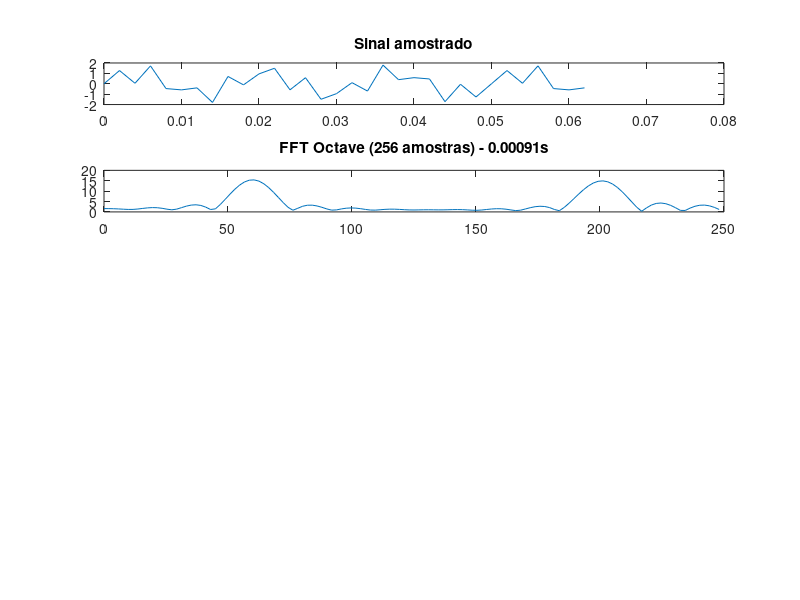

MATLAB code to generate this figure: (Note: this script raises an error after producing the figure.)
f_sampling = 500;
t_sampling = 1/f_sampling;

f_signal_1 = 60;
f_signal_2 = 200;

n_amostras = 32;

t = [0:t_sampling:(n_amostras-1)*t_sampling];
y_signal = sin(2*pi*f_signal_1*t) + sin(2*pi*f_signal_2*t);

subplot(511);
plot(t, y_signal);
title('Sinal amostrado');

N = 256;

x = f_sampling*(0:N-1)/N;
t = cputime;
y_fft = fft(y_signal, N);
time = cputime-t;

subplot(512);
plot(x(1:N/2), abs(y_fft(1:N/2)));
title(sprintf('FFT Octave (%d amostras) - %ds', N, time));

[y_my_dft, time] = my_dft(y_signal, N);
subplot(513);
plot(x(1:N/2), abs(y_my_dft(1:N/2)));
title(sprintf('DFT (%d amostras) - %ds', N, time));

[y_fft_radix2, time] = fft_radix2(y_signal, N);
subplot(514);
plot(x(1:N/2), abs(y_fft_radix2(1:N/2)));
title(sprintf('FFT Raíz 2 Decimação no Tempo (%d amostras) - %ds', N, time));

[y_fft_dec_freq, time] = fft_dec_freq(y_signal, N);
subplot(515);
plot(x(1:N/2), abs(y_fft_dec_freq(1:N/2)));
title(sprintf('FFT Decimação na Frequência (%d amostras) - %ds', N, time));